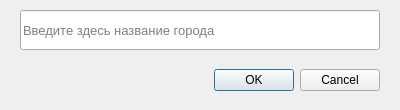
<?xml version="1.0" encoding="UTF-8"?>
<ui version="4.0">
    <class>AddCityDialog</class>
    <widget class="QDialog" name="AddCityDialog">
        <property name="geometry">
            <rect>
                <x>0</x>
                <y>0</y>
                <width>400</width>
                <height>110</height>
            </rect>
        </property>
        <property name="windowTitle">
            <string>Добавление нового города</string>
        </property>
        <widget class="QDialogButtonBox" name="buttonBox">
            <property name="geometry">
                <rect>
                    <x>20</x>
                    <y>60</y>
                    <width>360</width>
                    <height>40</height>
                </rect>
            </property>
            <property name="orientation">
                <enum>Qt::Horizontal</enum>
            </property>
            <property name="standardButtons">
                <set>QDialogButtonBox::Cancel|QDialogButtonBox::Ok</set>
            </property>
        </widget>
        <widget class="QLineEdit" name="lineEdit">
            <property name="geometry">
                <rect>
                    <x>20</x>
                    <y>10</y>
                    <width>360</width>
                    <height>40</height>
                </rect>
            </property>
            <property name="font">
                <font>
                    <pointsize>10</pointsize>
                </font>
            </property>
            <property name="placeholderText">
                <string>Введите здесь название города</string>
            </property>
        </widget>
    </widget>
    <resources/>
    <connections>
        <connection>
            <sender>buttonBox</sender>
            <signal>accepted()</signal>
            <receiver>AddCityDialog</receiver>
            <slot>accept()</slot>
            <hints>
                <hint type="sourcelabel">
                    <x>248</x>
                    <y>254</y>
                </hint>
                <hint type="destinationlabel">
                    <x>157</x>
                    <y>274</y>
                </hint>
            </hints>
        </connection>
        <connection>
            <sender>buttonBox</sender>
            <signal>rejected()</signal>
            <receiver>AddCityDialog</receiver>
            <slot>reject()</slot>
            <hints>
                <hint type="sourcelabel">
                    <x>316</x>
                    <y>260</y>
                </hint>
                <hint type="destinationlabel">
                    <x>286</x>
                    <y>274</y>
                </hint>
            </hints>
        </connection>
    </connections>
</ui>
